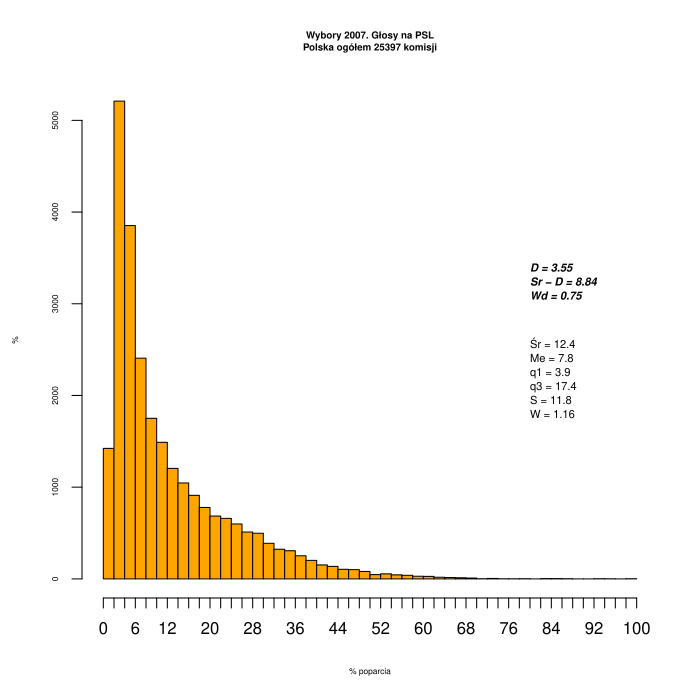

Write the R code that produced this figure.
#!/usr/bin/Rscript
# Skrypt wykreślna różnego rodzaju histogramy dla danych z pliku ws2010_komitety_by_komisja_T.csv
# (więcej: https://github.com/hrpunio/Data/tree/master/ws2010_pobranie_2018)
#
estimatedMode <- function(x) { d <- density(x, na.rm=T); d$x[which.max(d$y)] }

showVotes <- function(df, x, co, region, N, minN) {
   ## showVotes = wykreśla histogram dla województwa (region)
   kN <- nrow(df)
   sX <- summary(df[[x]], na.rm=TRUE);
   sV <- sd(df[[x]], na.rm=TRUE)
   ## współczynnik skośności Pearsona
   skewness <- 3 * (sX[["Mean"]] - sX[["Median"]])/sV
   Mo <- estimatedMode(df[[x]])
   skewnessMo <- (sX[["Mean"]] - Mo)/sV

   summary_label <- sprintf ("Śr = %.1f\nMe = %.1f\nq1 = %.1f\nq3 = %.1f\nS = %.1f\nW = %.2f", 
     sX[["Mean"]], sX[["Median"]],
     sX[["1st Qu."]], sX[["3rd Qu."]], sV, skewness)
   summary_label_bold <- sprintf ("D = %.2f\nSr - D = %.2f\nWd = %.2f", Mo, sX[["Mean"]] - Mo, skewnessMo)

   if (minN < 1) {
   t <- sprintf("Wybory 2007. Głosy na %s\n%s ogółem %d komisji", co, region, kN ) } 
   else { t <- sprintf("Wybory 2007. Głosy na %s\n%s ogółem %d komisji (N>%d)", co, region, kN, minN ) } 

   h <- hist(df[[x]], breaks=kpN, freq=TRUE, col="orange", main=t, 
     ylab="%", xlab="% poparcia", labels=F, xaxt='n' )
     axis(side=1, at=kpN, cex.axis=2, cex.lab=2)
   ## pozycja tekstu zawierającego statystyki opisowe
   posX <- .50 * max(h$counts)
   posY <- .66 * max(h$counts)
   text(80, posX, summary_label, cex=1.4, adj=c(0,1) )
   text(80, posY, summary_label_bold, cex=1.4, adj=c(0,1), font=4)
}


## Wczytanie danych; obliczenie podst. statystyk:
komisje <- read.csv("ws2007_komisje_wyniki.csv", 
   sep = ';', header=T, na.string="NA");

summary(komisje$PSL); summary(komisje$PiS); summary(komisje$PO);
fivenum(komisje$PSLp); fivenum(komisje$PiSp); fivenum(komisje$POp);

## ## ###
par(ps=6,cex=1,cex.axis=1,cex.lab=1,cex.main=1.2)
kpN <- seq(0, 100, by=2);
kpX <- c(0, 10,20,30,40,50,60,70,80,90, 100);
kN <- nrow(komisje)
region <- "Polska"
minTurnout <- 0

## cała Polska:
showVotes(komisje, "PSLp", "PSL", region, kN, minTurnout);
showVotes(komisje, "PiSp", "PiS", region, kN, minTurnout);
showVotes(komisje, "POp",  "PO",  region, kN, minTurnout);
showVotes(komisje, "LiDp", "LiD", region, kN, minTurnout);
showVotes(komisje, "Samoobronap", "SRp", region, kN, minTurnout);

## Cała Polska (bez małych komisji):
## ( późniejszych analizach pomijane są małe komisje)
minTurnout <- 49
komisje <- subset (komisje, totalG > minTurnout); 
kN <- nrow(komisje)

showVotes(komisje, "PSLp", "PSL", region, kN, minTurnout);
showVotes(komisje, "PiSp", "PiS", region, kN, minTurnout);
showVotes(komisje, "POp",  "PO",  region, kN, minTurnout);

## Typ gminy U/R (U=gmina miejska ; R=inna niż miejska)
#komisjeW <- subset (komisje, typ == "U"); 
#kN <- nrow(komisjeW)
#region <- "Polska/g.miejskie"
#showVotes(komisjeW, "PSLp", "PSL", region, kN, minTurnout);
#showVotes(komisjeW, "PiSp", "PiS", region, kN, minTurnout);
#showVotes(komisjeW, "POp",  "PO",  region, kN, minTurnout);
#
##komisjeW <- subset (komisje, typ == "R"); 
#kN <- nrow(komisjeW)
#region <- "Polska/g.niemiejskie"
#showVotes(komisjeW, "PSLp", "PSL", region, kN, minTurnout);
#showVotes(komisjeW, "PiSp", "PiS", region, kN, minTurnout);
#showVotes(komisjeW, "POp",  "PO",  region, kN, minTurnout);

## woj = dwucyfrowy kod teryt województwa:
komisje$woj <- substr(komisje$teryt, start=1, stop=2)

cN <- c("dolnośląskie", "dolnośląskie", "kujawsko-pomorskie",
 "lubelskie", "lubuskie", "łódzkie", "małopolskie", "mazowieckie",
 "opolskie", "podkarpackie", "podlaskie", "pomorskie", "śląskie",
 "świętokrzyskie", "warmińsko-mazurskie", "wielkopolskie",
 "zachodniopomorskie");
cW <- c("02", "04", "06", "08", "10", "12", "14", "16", "18",
 "20", "22", "24", "26", "28", "30", "32");

## wszystkie województwa po kolei:
for (w in 1:16) {
  wojS <- cW[w]
  ###region <- cN[w];
  region <- sprintf ("%s (%s)", cN[w], wojS);

  komisjeW <- subset (komisje, woj == wojS); ##

  showVotes(komisjeW, "PSLp", "PSL", region, kN, minTurnout);
  showVotes(komisjeW, "PiSp", "PiS", region, kN, minTurnout);
  showVotes(komisjeW, "POp",  "PO",  region, kN, minTurnout);
}

## ## koniec
